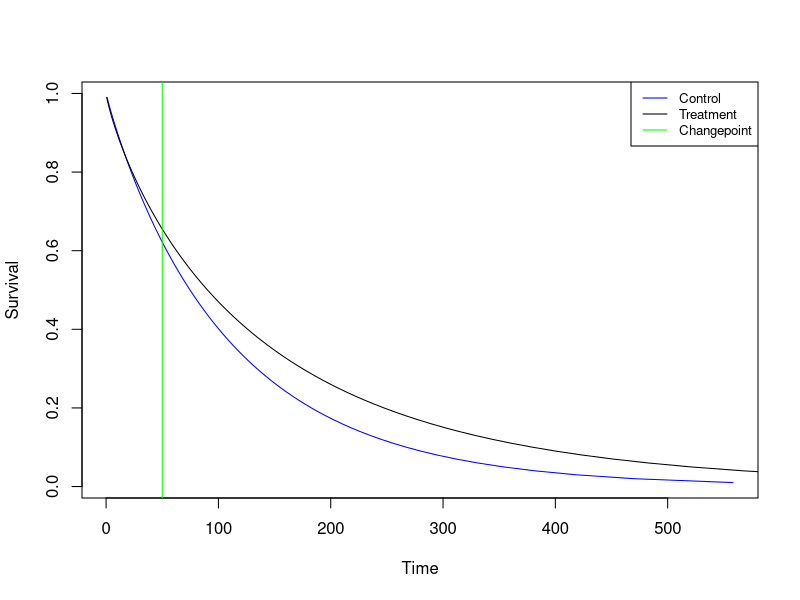
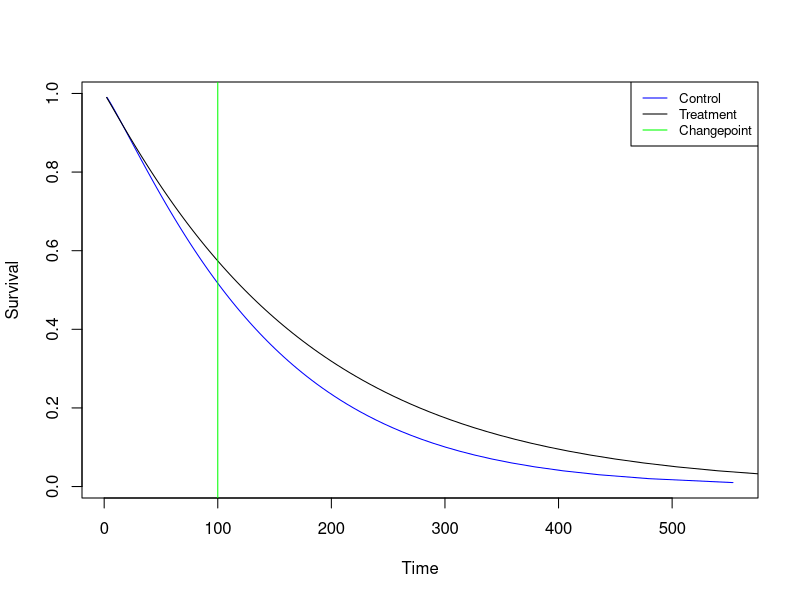
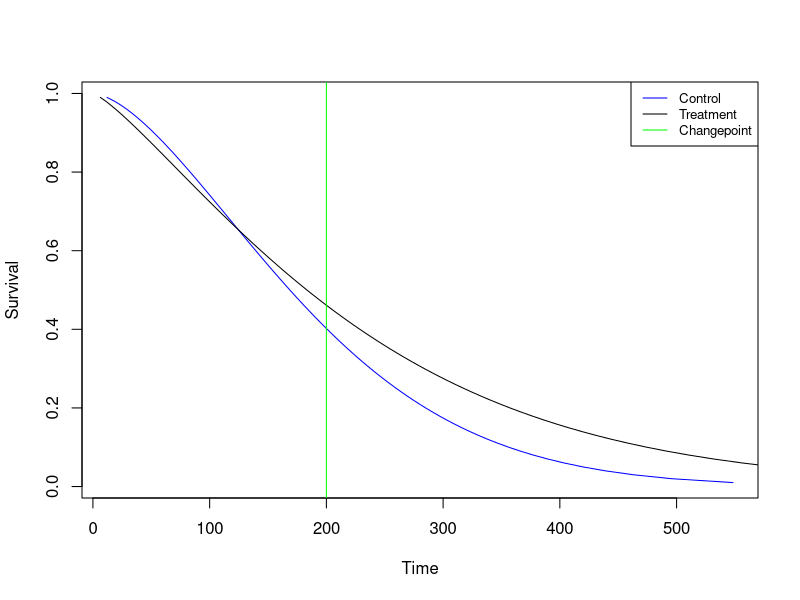
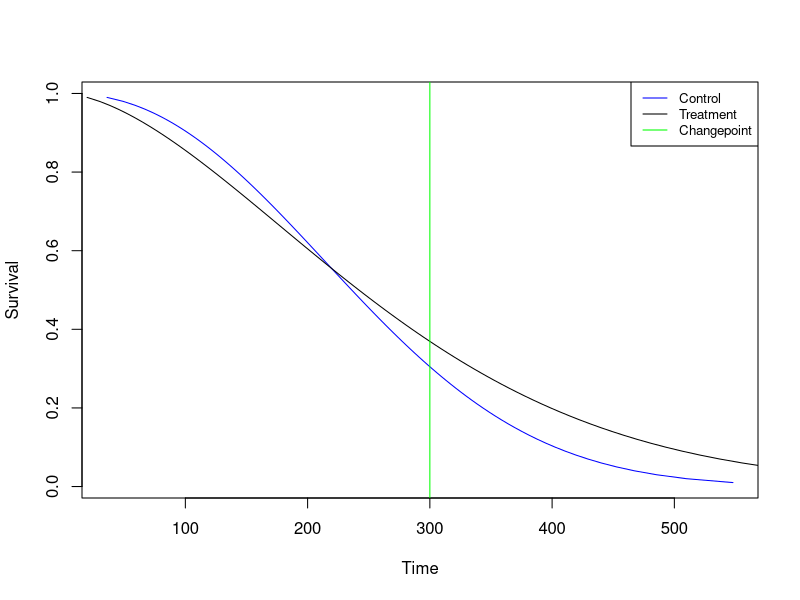
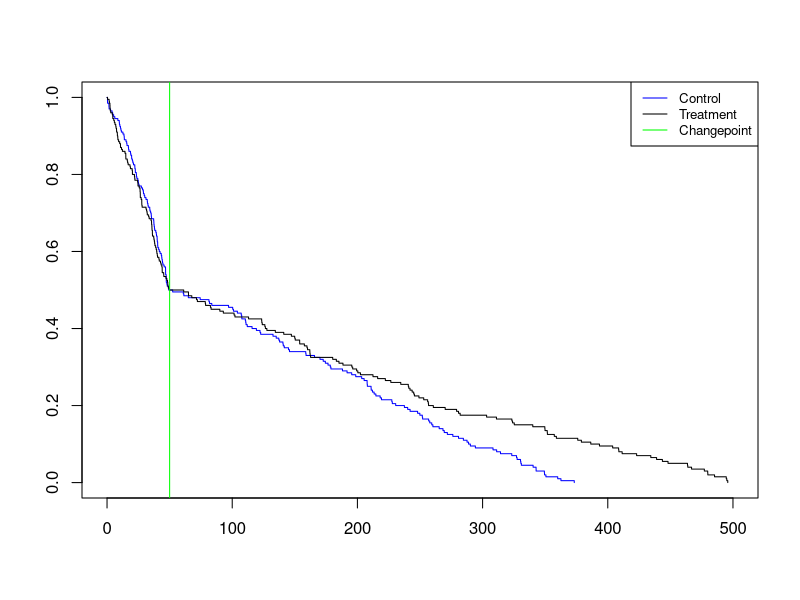
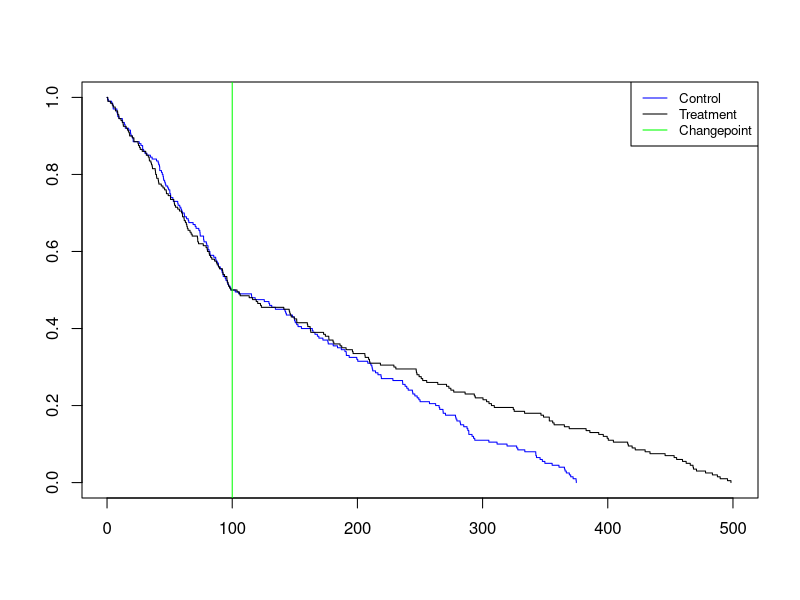
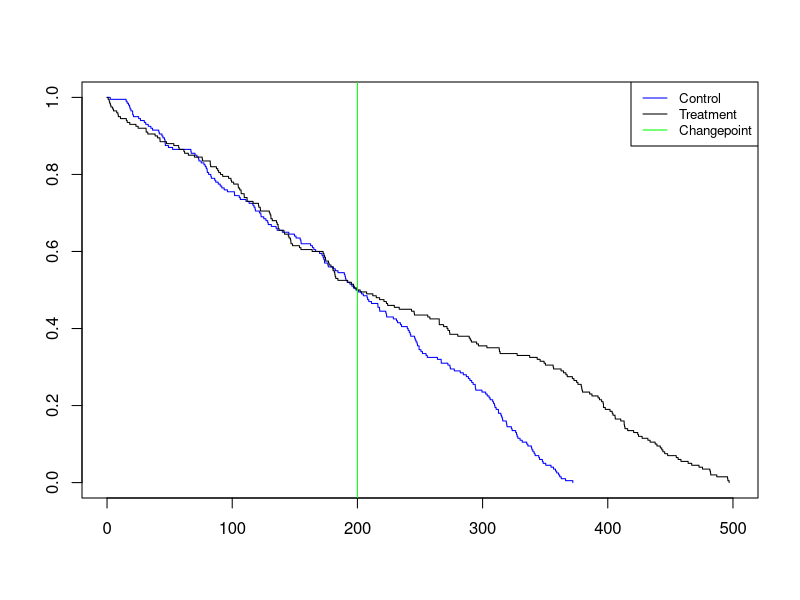
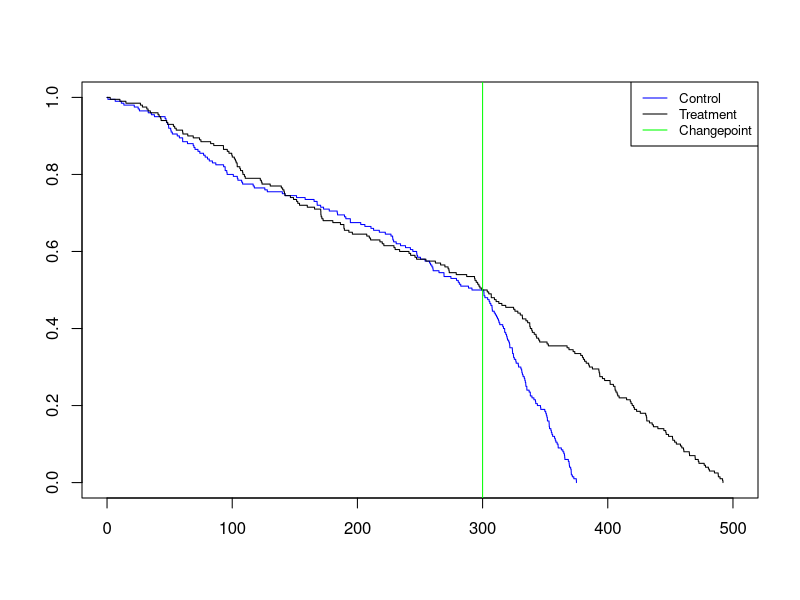

Recreate these plots in R, in order.

library(survival)

#Looking at how well a Weibull distribution can model our problem;
#cp is changepoint (where the treatment starts to take effect),
#Max is the maximum time for a patient to survive on treatment
WeibullCP <- function(cp, max){
  #Generating data
  control <- data.frame(time = c(runif(100, 0, cp), runif(100, cp, 0.75*max)), cens = rep(1, 100))
  treatment <- data.frame(time = c(runif(100, 0, cp),runif(100, cp, max)), cens = rep(1, 100))
  
  #Fitting a weibull model to both control/treatment groups
  fitcontrol <- survreg(Surv(time, cens)~1, dist="weibull", data = control)
  fittreatment <- survreg(Surv(time, cens)~1, dist="weibull", data = treatment)
  
  #Plotting the distribtions found
  plot(x = predict(fitcontrol, type = "quantile", p = seq(0.01, 0.99, by=.01))[1,],
       y = rev(seq(0.01, 0.99, by = 0.01)), type="l", xlab="Time", ylab="Survival",
       col = "blue")
  
  lines(x = predict(fittreatment, type = "quantile", p = seq(0.01, 0.99, by=.01))[1,],
        y = rev(seq(0.01, 0.99, by = 0.01)),
        col = "black")
  
  abline(v = cp, col="green")
  
  legend("topright", legend=c("Control", "Treatment", "Changepoint"), col=c("blue", "black", "green"),
         cex=0.8, lty=1)
}


#We can try a range of values that cp and max might take

WeibullCP(50, 500)
WeibullCP(100, 500)
WeibullCP(200, 500)
WeibullCP(300, 500)

#We see that it does not seem to be flexible enough to deal with the issues we want: for the curves to track each other and then separate at the changepoint
#When the changepoint is low (1/5) of the maximum then it does an okay job
#But as the changepoint gets larger the curves do not capture the changepoint very well at all


#We can see how the Kaplan-Meier estimate compares, function is very similar
KMCP = function(cp, max){
  control = data.frame(time = c(runif(100, 0, cp), runif(100, cp, 0.75*max)), cens = rep(1, 100))
  treatment = data.frame(time = c(runif(100, 0, cp),runif(100, cp, max)), cens = rep(1, 100))

  fitc = survfit(Surv(time, cens)~1, data = control)
  fitt = survfit(Surv(time, cens)~1, data = treatment)

  plot(fitc, conf.int = F, col="blue", xlim=c(0, max))
  lines(fitt, conf.int = F)
  abline(v = cp, col="green")
  legend("topright", legend=c("Control", "Treatment", "Changepoint"), col=c("blue", "black", "green"),
       cex=0.8, lty=1)
}

#Same range of values

KMCP(50, 500)
KMCP(100, 500)
KMCP(200, 500)
KMCP(300, 500)

#Does such a better job, the separation is nearly always on the changepoint, no matter how large we make the changepoint

